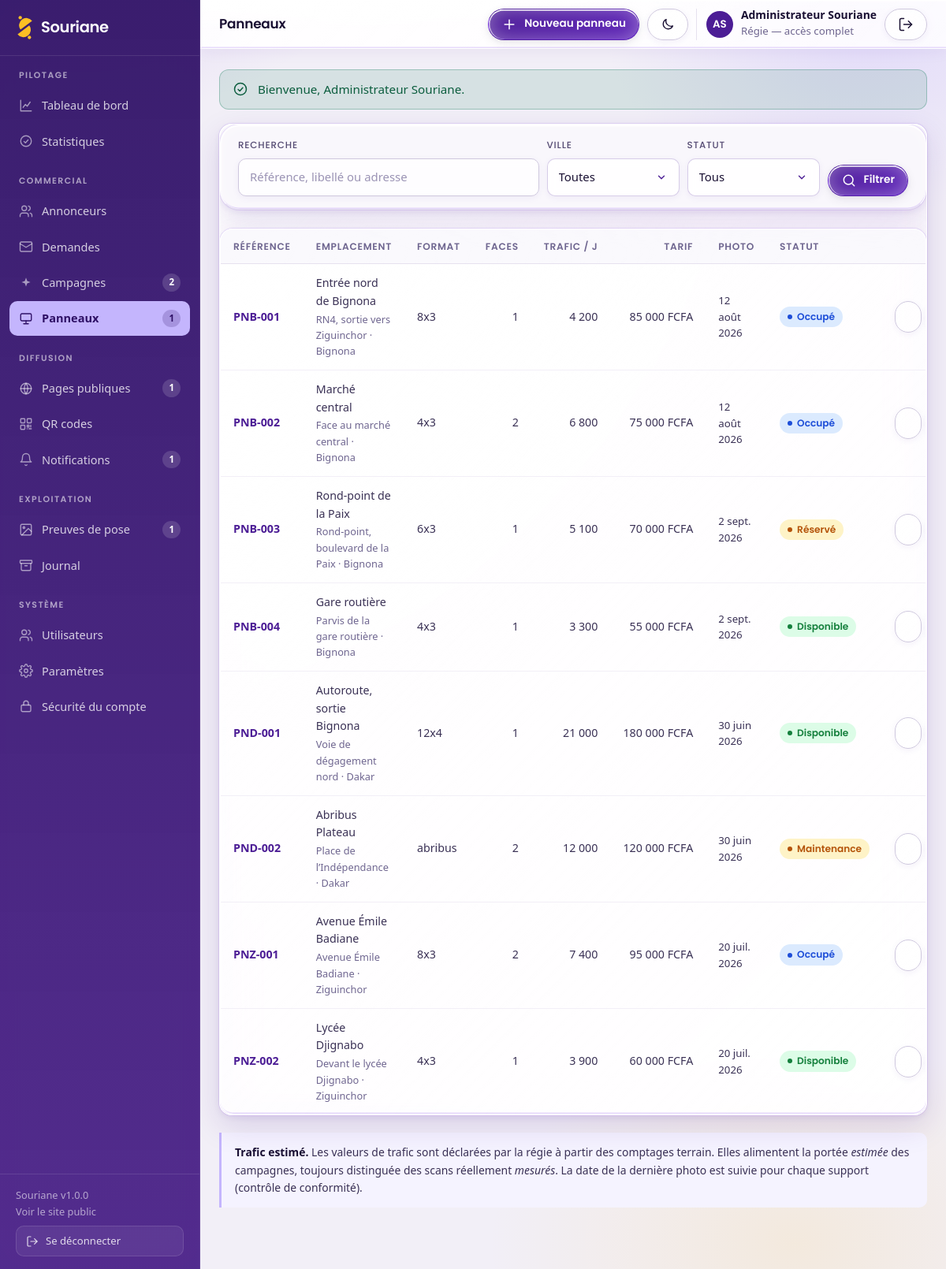
The app's page /admin/panneaux (signed in) with its own data.
### tables this page shows
CREATE TABLE `utilisateurs` (
    `id`            INT UNSIGNED NOT NULL AUTO_INCREMENT,
    `nom`           VARCHAR(120)  NOT NULL,
    `email`         VARCHAR(180)  NOT NULL,
    `mot_de_passe`  VARCHAR(255)  NOT NULL COMMENT 'Empreinte Argon2id',
    `role`          ENUM('regie','agent','annonceur') NOT NULL DEFAULT 'agent',
    `annonceur_id`  INT UNSIGNED  NULL COMMENT 'Renseigné si role = annonceur',
    `telephone`     VARCHAR(30)   NULL,
    `actif`         TINYINT(1)    NOT NULL DEFAULT 1,
    `derniere_connexion` DATETIME NULL,
    `tentatives_echec` TINYINT UNSIGNED NOT NULL DEFAULT 0,
    `verrouille_jusqua` DATETIME  NULL,
     
     
     
     
     
    `totp_secret`        VARCHAR(255)  NULL COMMENT 'Secret TOTP, chiffré',
    `totp_actif`         TINYINT(1)    NOT NULL DEFAULT 0,
    `totp_confirme_le`   DATETIME      NULL,
    `totp_dernier_pas`   BIGINT UNSIGNED NULL COMMENT 'Intervalle de 30 s déjà consommé',
    `totp_codes_secours` TEXT          NULL COMMENT 'Empreintes SHA-256, une par ligne',
    `cree_le`       DATETIME      NOT NULL DEFAULT CURRENT_TIMESTAMP,
    `maj_le`        DATETIME      NOT NULL DEFAULT CURRENT_TIMESTAMP ON UPDATE CURRENT_TIMESTAMP,
    PRIMARY KEY (`id`),
    UNIQUE KEY `uk_utilisateurs_email` (`email`),
    KEY `idx_utilisateurs_role` (`role`),
    KEY `fk_utilisateurs_annonceur` (`annonceur_id`),
    CONSTRAINT `fk_utilisateurs_annonceur` FOREIGN KEY (`annonceur_id`)
        REFERENCES `annonceurs` (`id`) ON DELETE SET NULL ON UPDATE CASCADE
);

CREATE TABLE `panneaux` (
    `id`            INT UNSIGNED NOT NULL AUTO_INCREMENT,
    `reference`     VARCHAR(60)   NOT NULL COMMENT 'Référence interne unique',
    `libelle`       VARCHAR(180)  NOT NULL,
    `adresse`       VARCHAR(255)  NULL,
    `ville`         VARCHAR(120)  NULL,
    `latitude`      DECIMAL(10,7) NULL,
    `longitude`     DECIMAL(10,7) NULL,
    `format`        VARCHAR(50)   NULL COMMENT '4x3, 8x3, abribus, mobilier urbain…',
    `faces`         TINYINT UNSIGNED NOT NULL DEFAULT 1,
    `trafic_estime` INT UNSIGNED  NULL COMMENT 'Passages estimés par jour',
    `tarif`         DECIMAL(12,2) NULL COMMENT 'Tarif de référence par période',
    `statut`        ENUM('disponible','reserve','occupe','maintenance','archive')
                    NOT NULL DEFAULT 'disponible',
    `photo`         VARCHAR(255)  NULL,
    `photo_date`    DATE          NULL COMMENT 'Date de prise de la photo (EF-A03)',
    `cree_le`       DATETIME      NOT NULL DEFAULT CURRENT_TIMESTAMP,
    `maj_le`        DATETIME      NOT NULL DEFAULT CURRENT_TIMESTAMP ON UPDATE CURRENT_TIMESTAMP,
    PRIMARY KEY (`id`),
    UNIQUE KEY `uk_panneaux_reference` (`reference`),
    KEY `idx_panneaux_statut` (`statut`),
    KEY `idx_panneaux_ville` (`ville`),
    KEY `idx_panneaux_format` (`format`)
);

### app/views/admin/panneaux.php (the view, shortened to what the rows shown need)
<?php
$estRegie = Auth::aRole('regie');
?>
<div class="panneau">
    <?php if ($panneaux === []): ?>
        <div class="panneau__corps">
            <div class="etat-vide">
                <?= Icone::svg('panneau') ?>
                <h3>Aucun panneau</h3>
                <p>Ajoutez les supports du parc pour pouvoir les réserver.</p>
            </div>
        </div>
    <?php else: ?>
        <div class="tableau-enveloppe">
            <table class="tableau">
                <thead>
                    <tr>
                        <th>Référence</th>
                        <th>Emplacement</th>
                        <th>Format</th>
                        <th class="tableau__numerique">Faces</th>
                        <th class="tableau__numerique">Trafic / j</th>
                        <th class="tableau__numerique">Tarif</th>
                        <th>Photo</th>
                        <th>Statut</th>
                        <th></th>
                    </tr>
                </thead>
                <tbody>
                    <?php foreach ($panneaux as $panneau): ?>
                        <tr>
                            <td class="tableau__principal">
                                <a href="<?= e(url('admin/panneaux/' . $panneau['id'])) ?>"><?= e((string) $panneau['reference']) ?></a>
                            </td>
                            <td>
                                <?= e((string) $panneau['libelle']) ?>
                                <div class="tableau__secondaire">
                                    <?= e((string) ($panneau['adresse'] ?? '')) ?><?= !empty($panneau['ville']) ? ' · ' . e((string) $panneau['ville']) : '' ?>
                                </div>
                            </td>
                            <td><?= e((string) ($panneau['format'] ?? '—')) ?></td>
                            <td class="tableau__numerique"><?= e((string) $panneau['faces']) ?></td>
                            <td class="tableau__numerique"><?= e(number_format((float) ($panneau['trafic_estime'] ?? 0), 0, ',', ' ')) ?></td>
                            <td class="tableau__numerique"><?= e(fcfa($panneau['tarif'] ?? 0)) ?></td>
                            <td class="texte-petit">
                                <?= !empty($panneau['photo_date']) ? e(date_fr((string) $panneau['photo_date'])) : '<span style="color:var(--alerte)">à faire</span>' ?>
                            </td>
                            <td><?= etiquette_etat((string) $panneau['statut']) ?></td>
                            <td>
                                <div class="tableau__actions">
                                    <?php if (!empty($panneau['latitude']) && !empty($panneau['longitude'])): ?>
                                        <a class="btn btn--contour btn--petit" target="_blank" rel="noopener"
                                           href="https://www.google.com/maps?q=<?= e((string) $panneau['latitude'] . ',' . $panneau['longitude']) ?>"
                                           title="Voir sur la carte">
                                        </a>
                                    <?php endif; ?>
                                </div>
                            </td>
                        </tr>
                    <?php endforeach; ?>
                </tbody>
            </table>
        </div>
    <?php endif; ?>
</div>

### app/helpers.php (shortened to what the rows shown need)
<?php
function e(?string $value): string
{
    return htmlspecialchars((string) $value, ENT_QUOTES | ENT_SUBSTITUTE, 'UTF-8');
}
function url(string $path = ''): string
{
    return BASE_URL . '/' . ltrim($path, '/');
}
function asset(string $path): string
{
    $file = SOURIANE_ROOT . '/assets/' . ltrim($path, '/');
    $v    = is_file($file) ? (string) filemtime($file) : APP_VERSION;
    return url('assets/' . ltrim($path, '/')) . '?v=' . $v;
}
function fcfa(float|int|string|null $montant): string
{
    return number_format((float) $montant, 0, ',', ' ') . ' FCFA';
}
function date_fr(?string $date, bool $avecHeure = false): string
{
    $ts = strtotime($date);
    $mois = [1 => 'janv.', 'févr.', 'mars', 'avr.', 'mai', 'juin',
             'juil.', 'août', 'sept.', 'oct.', 'nov.', 'déc.'];
    $texte = date('j', $ts) . ' ' . $mois[(int) date('n', $ts)] . ' ' . date('Y', $ts);
    return $avecHeure ? $texte . ' à ' . date('H:i', $ts) : $texte;
}
function etiquette_etat(?string $etat, ?string $libelle = null): string
{
    $etat = (string) $etat;
    $texte = $libelle ?? (ETATS_LIBELLES[$etat] ?? ucfirst(str_replace('_', ' ', $etat)));
    return '<span class="etat etat--' . e($etat) . '">' . e($texte) . '</span>';
}

### app/views/layouts/admin.php (shortened to what the rows shown need)
<?php
$titrePage     = $titrePage ?? 'Tableau de bord';
$contenu       = $contenu ?? '';
$utilisateur = Auth::utilisateur();
$initiales   = '';
if ($utilisateur !== null) {
    $mots = preg_split('/\s+/', trim((string) $utilisateur['nom'])) ?: [];
    foreach (array_slice($mots, 0, 2) as $mot) {
        $initiales .= mb_strtoupper(mb_substr($mot, 0, 1));
    }
}
?>
<!DOCTYPE html>
<html lang="fr">
<head>
<link rel="stylesheet" href="<?= e(asset('css/app.css')) ?>">
<link rel="stylesheet" href="<?= e(asset('css/admin.css')) ?>">
</head>
<body class="admin">
<div class="admin-conteneur">
    <div class="admin-principal">
        <header class="admin-entete">
            <div class="pile">
                <h1 class="admin-entete__titre"><?= e($titrePage) ?></h1>
            </div>
            <div class="admin-entete__actions">
                <?php if ($utilisateur !== null): ?>
                    <div class="admin-entete__utilisateur">
                        <span class="avatar" aria-hidden="true"><?= e($initiales !== '' ? $initiales : 'SA') ?></span>
                        <span>
                            <strong style="display:block;line-height:1.2"><?= e((string) $utilisateur['nom']) ?></strong>
                            <span class="texte-petit"><?= e(\Souriane\Models\Utilisateur::ROLES[$utilisateur['role']] ?? $utilisateur['role']) ?></span>
                        </span>
                        <form method="post" action="<?= e(url('admin/deconnexion')) ?>" style="margin:0" id="formulaire-deconnexion-entete">
                            <button type="submit" class="btn btn--contour btn--petit" title="Se déconnecter" id="bouton-deconnexion-entete" aria-haspopup="dialog" aria-controls="dialogue-deconnexion">
                                <?= Icone::svg('deconnexion') ?>
                            </button>
                        </form>
                    </div>
                <?php endif; ?>
            </div>
        </header>
        <div class="admin-contenu">
            <?= $contenu ?>
        </div>
    </div>
</div>
</body>
</html>

### records on screen
utilisateurs: nom "Administrateur Souriane", role "Régie — accès complet"
panneaux: reference "PNB-001", libelle "Entrée nord de Bignona", adresse "RN4, sortie vers Ziguinchor", ville "Bignona", format "8x3", faces "1", trafic_estime "4 200", tarif "85 000 FCFA", photo_date "12 août 2026", statut "Occupé"
panneaux: reference "PNB-002", libelle "Marché central", adresse "Face au marché central", ville "Bignona", format "4x3", faces "2", trafic_estime "6 800", tarif "75 000 FCFA", photo_date "12 août 2026", statut "Occupé"
panneaux: reference "PNB-003", libelle "Rond-point de la Paix", adresse "Rond-point, boulevard de la Paix", ville "Bignona", format "6x3", faces "1", trafic_estime "5 100", tarif "70 000 FCFA", photo_date "2 sept. 2026", statut "Réservé"
panneaux: reference "PNB-004", libelle "Gare routière", adresse "Parvis de la gare routière", ville "Bignona", format "4x3", faces "1", trafic_estime "3 300", tarif "55 000 FCFA", photo_date "2 sept. 2026", statut "Disponible"
panneaux: reference "PND-001", libelle "Autoroute, sortie Bignona", adresse "Voie de dégagement nord", ville "Dakar", format "12x4", faces "1", trafic_estime "21 000", tarif "180 000 FCFA", photo_date "30 juin 2026", statut "Disponible"
panneaux: reference "PND-002", libelle "Abribus Plateau", adresse "Place de l’Indépendance", ville "Dakar", format "abribus", faces "2", trafic_estime "12 000", tarif "120 000 FCFA", photo_date "30 juin 2026", statut "Maintenance"
panneaux: reference "PNZ-001", libelle "Avenue Émile Badiane", adresse "Avenue Émile Badiane", ville "Ziguinchor", format "8x3", faces "2", trafic_estime "7 400", tarif "95 000 FCFA", photo_date "20 juil. 2026", statut "Occupé"
panneaux: reference "PNZ-002", libelle "Lycée Djignabo", adresse "Devant le lycée Djignabo", ville "Ziguinchor", format "4x3", faces "1", trafic_estime "3 900", tarif "60 000 FCFA", photo_date "20 juil. 2026", statut "Disponible"

### other values on screen
APP_NAME "Souriane"
$groupe['titre'] "PILOTAGE"
$lien['libelle'] "Tableau de bord"
$lien['libelle'] "Statistiques"
$groupe['titre'] "COMMERCIAL"
$lien['libelle'] "Annonceurs"
$lien['libelle'] "Demandes"
$lien['libelle'] "Campagnes"
$compteurs[$lien['cle']] "2"
$lien['libelle'] "Panneaux"
$compteurs[$lien['cle']] "1"
$groupe['titre'] "DIFFUSION"
$lien['libelle'] "Pages publiques"
$lien['libelle'] "QR codes"
$lien['libelle'] "Notifications"
